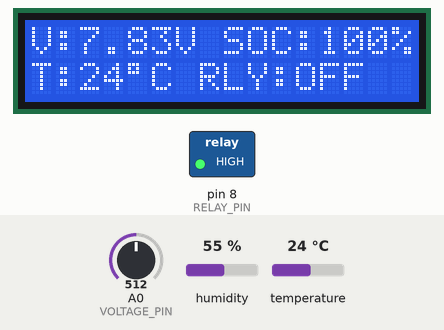
This sketch was run on a simulated Arduino Uno, built with avr-gcc and run on an emulated ATmega328P. On the bench: 16×2 character LCD, switched loads named in the sketch (green lamp = pin HIGH). The inputs (shaded band) are chosen by the test bench; at power-on: temperature 24 °C, A0 (VOLTAGE_PIN) = 512, humidity 55 %. What the sketch prints to the serial monitor is not drawn.

Above: at 3.2 s.
3.3 s: temperature set to 0 °C
At 5.1 s:
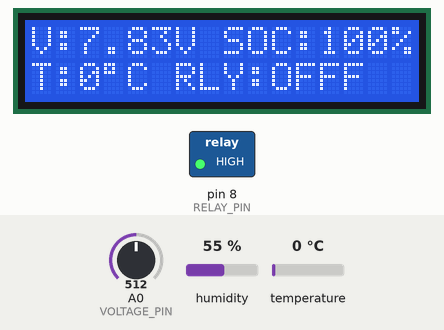
5.7 s: A0 (VOLTAGE_PIN) set to 288
At 7.5 s:
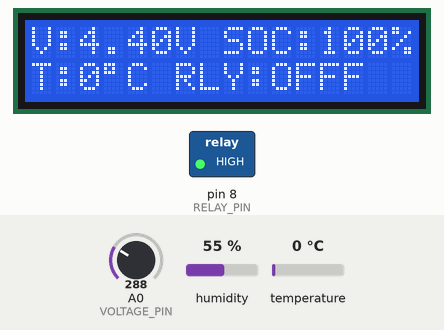
7.8 s: A0 (VOLTAGE_PIN) set to 267
At 10.5 s:
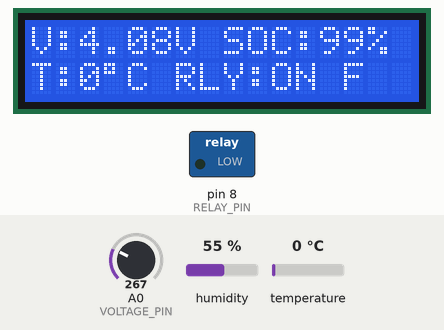
10.9 s: temperature set to 12 °C
At 13.2 s:
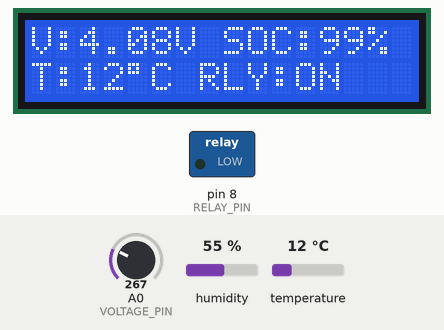
14.0 s: A0 (VOLTAGE_PIN) set to 210
At 15.5 s:
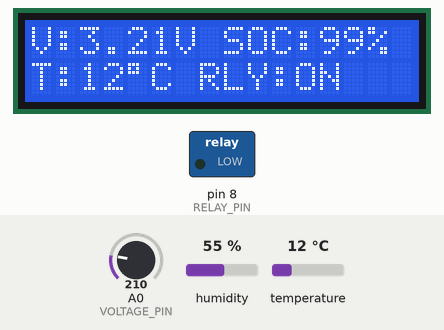
16.1 s: A0 (VOLTAGE_PIN) set to 189
At 17.9 s:
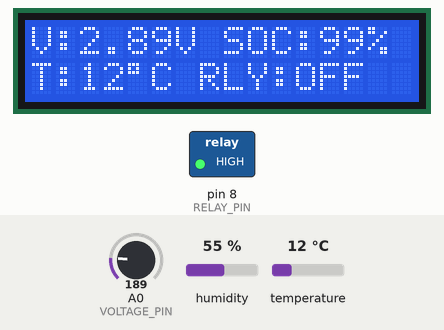
Timing chart, 0 to 19.2 s (numbered marks = the images above; inputs shaded):
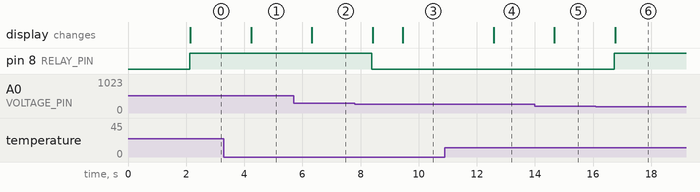

The sketch:

bms_arduino.ino
```cpp
/*
 * Arduino-Based Li-ion Battery Protection & Monitoring System
 * Author  : Sai Srinivas Vadrevu
 * Hardware: Arduino Uno + DHT11 + Relay Module + 16x2 LCD (I2C)
 *
 * Thresholds:
 *   Overvoltage     : > 4.20 V  → relay OPEN
 *   Undervoltage    : < 3.00 V  → relay OPEN
 *   Overtemperature : > 45 °C   → relay OPEN
 *   UV Recovery     : >= 3.10 V → relay re-closes
 *   OT Recovery     : <= 40 °C  → relay re-closes
 *
 * Serial output at 9600 baud (capture with Python pyserial):
 *   TIME_MS,VOLTAGE,SOC,TEMP,RELAY,FAULT
 */

#include <DHT.h>
#include <LiquidCrystal_I2C.h>

// ── Pin definitions ───────────────────────────────────────────
#define VOLTAGE_PIN     A0      // Resistor-divider output
#define DHT_PIN         7       // DHT11 data pin
#define RELAY_PIN       8       // Relay IN pin (LOW = relay ON)
#define DHT_TYPE        DHT11

// ── Hardware objects ─────────────────────────────────────────
DHT dht(DHT_PIN, DHT_TYPE);
LiquidCrystal_I2C lcd(0x27, 16, 2);

// ── Voltage sense: resistor divider R1=100k, R2=47k ─────────
// V_battery = V_adc * (R1 + R2) / R2 * (5.0 / 1023.0)
const float R1 = 100000.0;
const float R2 = 47000.0;
const float V_REF = 5.0;
const float ADC_MAX = 1023.0;

// ── Cell parameters ──────────────────────────────────────────
const float Q_NOM    = 3.0;     // Ah — nominal capacity
const float V_MAX    = 4.20;    // Overvoltage threshold
const float V_MIN    = 3.00;    // Undervoltage threshold
const float T_MAX    = 45.0;    // Overtemperature threshold
const float V_RECOVER = 3.10;   // UV recovery voltage
const float T_RECOVER = 40.0;   // OT recovery temperature

// ── OCV-SOC lookup table (10 points, NMC cell) ───────────────
const int   OCV_POINTS = 11;
const float SOC_TBL[OCV_POINTS] = {0.0,0.1,0.2,0.3,0.4,0.5,0.6,0.7,0.8,0.9,1.0};
const float OCV_TBL[OCV_POINTS] = {3.00,3.30,3.50,3.60,3.68,3.73,3.80,3.88,3.95,4.07,4.20};

// ── State variables ──────────────────────────────────────────
float soc          = 1.0;           // Initial SOC = 100%
float chargeUsed   = 0.0;           // Ah consumed (Coulomb counting)
bool  relayClosed  = true;
unsigned long lastTime = 0;
bool  faultUV = false, faultOV = false, faultOT = false;

// ── Helpers ──────────────────────────────────────────────────
float readVoltage() {
  int raw = analogRead(VOLTAGE_PIN);
  float v_adc = raw * (V_REF / ADC_MAX);
  return v_adc * (R1 + R2) / R2;
}

float ocvFromSoc(float s) {
  // Linear interpolation on OCV-SOC table
  if (s <= 0.0) return OCV_TBL[0];
  if (s >= 1.0) return OCV_TBL[OCV_POINTS - 1];
  for (int i = 0; i < OCV_POINTS - 1; i++) {
    if (s >= SOC_TBL[i] && s <= SOC_TBL[i+1]) {
      float t = (s - SOC_TBL[i]) / (SOC_TBL[i+1] - SOC_TBL[i]);
      return OCV_TBL[i] + t * (OCV_TBL[i+1] - OCV_TBL[i]);
    }
  }
  return OCV_TBL[OCV_POINTS - 1];
}

// ── Setup ─────────────────────────────────────────────────────
void setup() {
  Serial.begin(9600);
  dht.begin();
  lcd.init();
  lcd.backlight();
  pinMode(RELAY_PIN, OUTPUT);
  digitalWrite(RELAY_PIN, LOW);   // Relay ON (active-low module)

  // Print CSV header for pyserial capture
  Serial.println("TIME_MS,VOLTAGE_V,SOC_PCT,TEMP_C,RELAY,FAULT");

  lcd.setCursor(0, 0);
  lcd.print("BMS v1.0 READY");
  lcd.setCursor(0, 1);
  lcd.print("SAI SRINIVAS");
  delay(2000);
  lcd.clear();

  lastTime = millis();
}

// ── Main loop ─────────────────────────────────────────────────
void loop() {
  unsigned long now = millis();
  float dt_hr = (now - lastTime) / 3600000.0;  // ms → hours
  lastTime = now;

  // 1. Read sensors
  float voltage = readVoltage();
  float temp    = dht.readTemperature();
  if (isnan(temp)) temp = 25.0;   // fallback if DHT read fails

  // 2. Coulomb counting
  float current = relayClosed ? 1.5 : 0.0;   // A (or use ACS712 current sensor)
  chargeUsed += current * dt_hr;
  soc = max(0.0f, 1.0f - (chargeUsed / Q_NOM));

  // 3. Fault detection
  faultOV = (voltage > V_MAX);
  faultUV = (voltage < V_MIN);
  faultOT = (temp    > T_MAX);

  // 4. Relay control with hysteresis
  if (faultOV || faultUV || faultOT) {
    relayClosed = false;
    digitalWrite(RELAY_PIN, HIGH);   // Relay OFF
  } else if (!relayClosed) {
    if (voltage >= V_RECOVER && temp <= T_RECOVER) {
      relayClosed = true;
      digitalWrite(RELAY_PIN, LOW);  // Relay ON
    }
  }

  // 5. Build fault string
  String fault = "OK";
  if (faultOV) fault = "OV";
  else if (faultUV) fault = "UV";
  else if (faultOT) fault = "OT";

  // 6. Serial log (pyserial captures this)
  Serial.print(now);        Serial.print(",");
  Serial.print(voltage, 3); Serial.print(",");
  Serial.print(soc * 100, 1); Serial.print(",");
  Serial.print(temp, 1);    Serial.print(",");
  Serial.print(relayClosed ? "1" : "0"); Serial.print(",");
  Serial.println(fault);

  // 7. LCD display
  lcd.setCursor(0, 0);
  lcd.print("V:");
  lcd.print(voltage, 2);
  lcd.print("V SOC:");
  lcd.print((int)(soc * 100));
  lcd.print("%  ");

  lcd.setCursor(0, 1);
  lcd.print("T:");
  lcd.print((int)temp);
  lcd.print((char)223);   // degree symbol
  lcd.print("C ");
  lcd.print(relayClosed ? "RLY:ON " : "RLY:OFF");

  delay(1000);   // 1 Hz sampling
}
```

Measured:
- the behaviour switches between 275 and 274 on A0 (VOLTAGE_PIN) (found by bisection; images 2 and 3)
- the behaviour switches between 197 and 196 on A0 (VOLTAGE_PIN) (found by bisection; images 5 and 6)
- after the input at 3.3 s, the display: changes after 0.94 s (image 1)
- after the input at 5.7 s, the display: changes after 0.63 s (image 2)
- after the input at 7.8 s, pin 8 (RELAY_PIN): HIGH → LOW after 0.58 s; the display: first changes after 0.61 s (image 3 shows a later state)
- after the input at 10.9 s, the display: changes after 1.7 s (image 4)
- after the input at 14.0 s, the display: changes after 0.67 s (image 5)
- after the input at 16.1 s, pin 8 (RELAY_PIN): LOW → HIGH after 0.63 s; the display: changes after 0.66 s (image 6)
